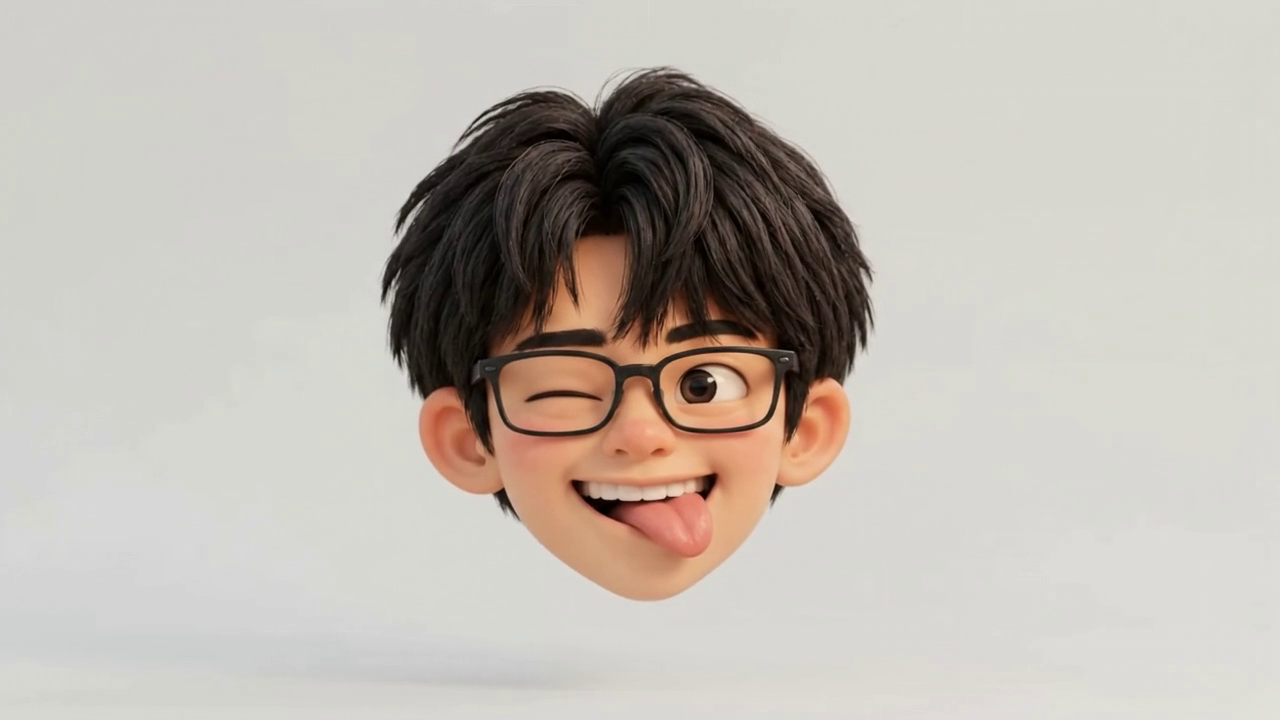
#> input picture frame 24 of final.mp4, 1280 x 720 px
$ python prepare_final.py
#> lines starting #> are read from the running program, lines starting #| are printed output that depends on the picture; after the words box and inside, x2 and y2 are one past the last pixel; in counts of white or black regions, pixels touching at a corner belong together
"""Prepare independent native-playback expression clips from portfolio/final.mp4.

The original stays untouched. Light studio backgrounds are estimated from the
side margins; black sources are supported too. Enclosed facial details stay solid.
"""
import hashlib
import json
import subprocess
from pathlib import Path

import cv2
import imageio_ffmpeg
import numpy as np
from PIL import Image

HERO = Path(__file__).resolve().parents[1]
SOURCE = HERO.parent.parent / 'final.mp4'
OUT = HERO / 'assets' / 'final'
SIZE = 640
BACKGROUND = 242
# Exclude the short neutral resets between expressions, so each held final
# frame still represents the requested expression (rather than the next one).
RANGES = {'center': (0, 39), 'left': (39, 77), 'down': (77, 125), 'right': (136, 183), 'up': (196, 240)}


def source_background(frame):
    # Reconstruct the light studio gradient from unobstructed side margins.
    if float(np.median(frame[:30, :80])) < 80:
        return np.zeros_like(frame, dtype=np.float32)
    width = frame.shape[1]
#> width = 1280
    left = np.median(frame[:, :80], axis=1)[:, None, :]
#> left = 720 rows, first 8: [203, 207, 209], [203, 207, 209], [203, 207, 209], [203, 207, 209], [203, 207, 209], [203, 207, 209], [203, 207, 209], [203, 207, 209]
    right = np.median(frame[:, -80:], axis=1)[:, None, :]
#> right = 720 rows, first 8: [208, 215, 216], [208, 215, 216], [208, 215, 216], [208, 215, 216], [208, 215, 216], [208, 215, 216], [208, 215, 216], [208, 215, 216]
    mix = np.linspace(0, 1, width, dtype=np.float32)[None, :, None]
    return left * (1 - mix) + right * mix
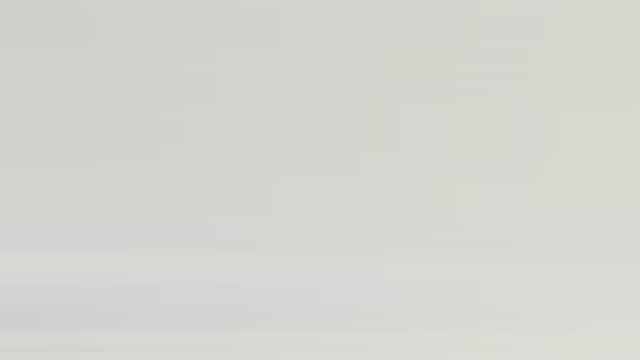
#> returned value: shape (720, 1280, 3) float64 (shown at 1/2 size); mean of channels 0, 1, 2 208.7, 213.4, 214.1; drawn as B, G, R


# [5 lines left out: function foreground_rgb, not called in this run]


def matte(frame):
    background = source_background(frame)
#> frame is the input picture: shape (720, 1280, 3); mean B, G, R 178.6, 185.8, 192.7
    difference = np.max(np.abs(frame.astype(np.float32) - background), axis=2)
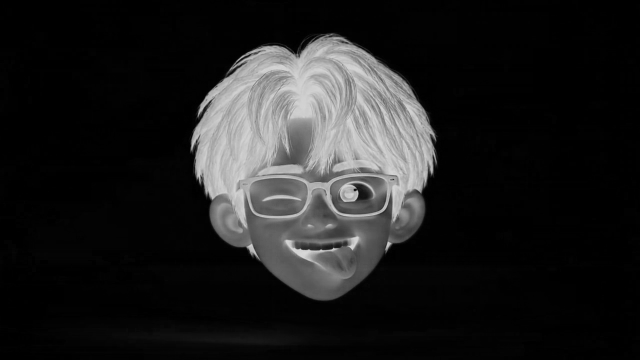
#> difference: shape (720, 1280) float64 (shown at 1/2 size); min 0, max 215.4, mean 31.3
    threshold = 28 if background.max() > 80 else 12
#> threshold = 28
    support = np.uint8(difference > threshold) * 255
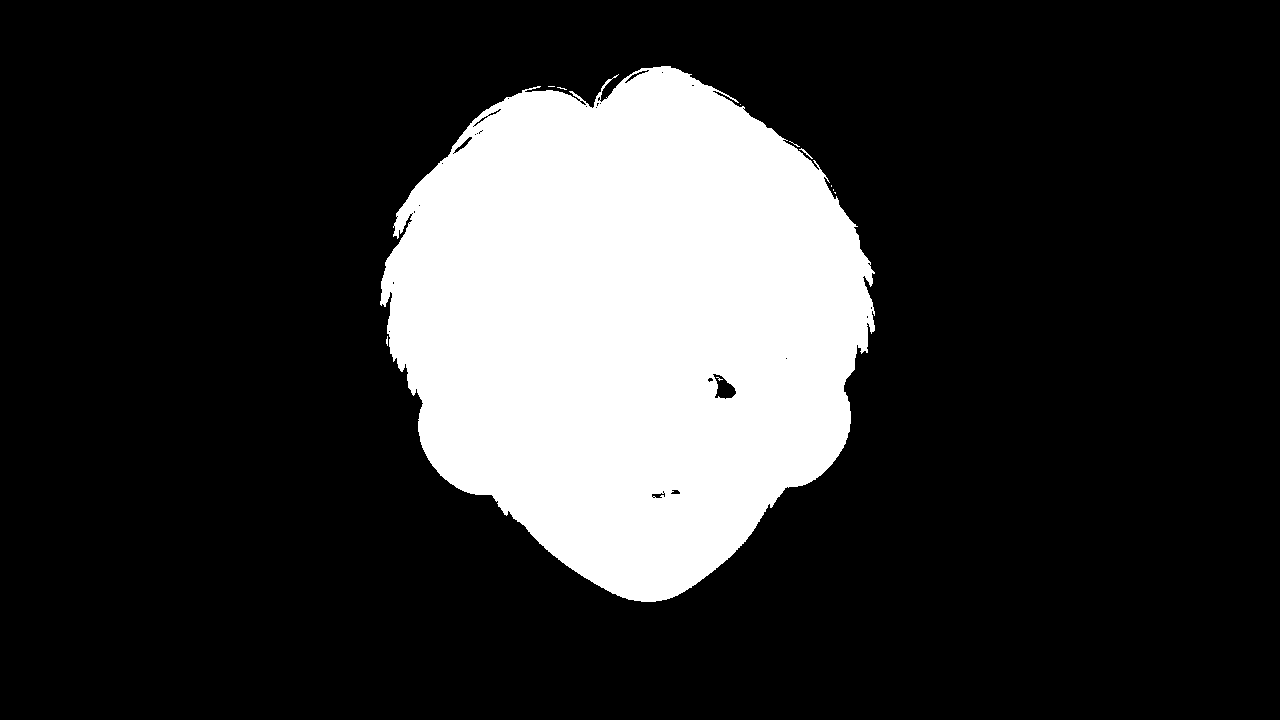
#> support: shape (720, 1280); 20.4% white; 11 white regions (9 under 20 px), largest, box (x1, y1, x2, y2) and area: (380, 66, 875, 602) 188282, (799, 148, 813, 159) 28
    support = cv2.morphologyEx(support, cv2.MORPH_CLOSE, np.ones((3, 3), np.uint8))
#> support: shape (720, 1280); 20.5% white; 4 white regions (3 under 20 px), largest, box (x1, y1, x2, y2) and area: (380, 66, 875, 602) 189036
    flood = support.copy()
    cv2.floodFill(flood, None, (0, 0), 255)
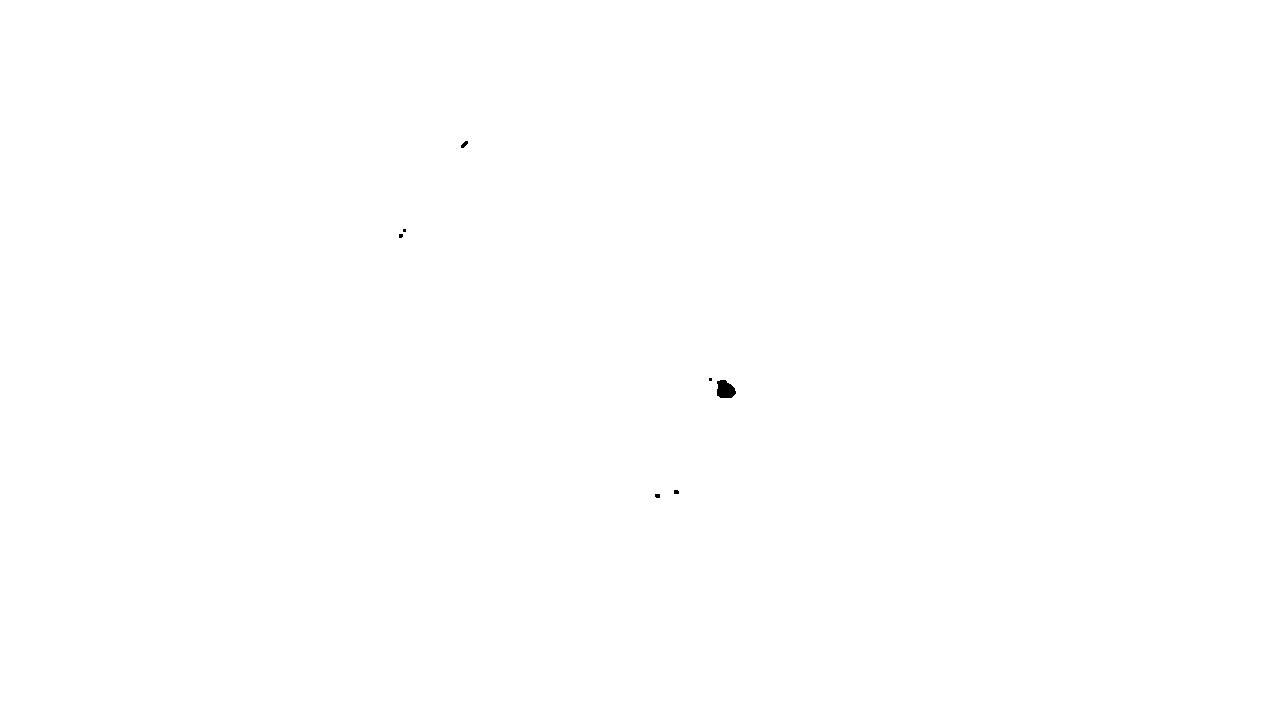
#> flood: shape (720, 1280); 100% white; 7 black regions (5 under 20 px), largest, box (x1, y1, x2, y2) and area: (717, 380, 736, 398) 267, (461, 141, 468, 148) 29
    support |= 255 - flood
#> support: shape (720, 1280); 20.6% white; 4 white regions (3 under 20 px), largest, box (x1, y1, x2, y2) and area: (380, 66, 875, 602) 189403
    alpha = cv2.GaussianBlur(support.astype(np.float32) / 255, (0, 0), .65)
    return np.clip((alpha - .02) / .96, 0, 1)
#> returned value: shape (720, 1280) float32


def frames():
    capture = cv2.VideoCapture(str(SOURCE))
    if not capture.isOpened():
        raise RuntimeError(f'Cannot read {SOURCE}')
    try:
        while True:
            ok, frame = capture.read()
            if not ok:
                break
            yield frame
    finally:
        capture.release()


def main():
    OUT.mkdir(parents=True, exist_ok=True)
    capture = cv2.VideoCapture(str(SOURCE))
    fps = capture.get(cv2.CAP_PROP_FPS)
    count = int(capture.get(cv2.CAP_PROP_FRAME_COUNT))
    capture.release()
    if abs(fps - 24) > .01 or count < 240:
        raise ValueError(f'Expected the inspected 24fps, 240-frame source; got {fps}, {count}')

    bounds = []
    for frame in frames():
        ys, xs = np.where(matte(frame) > .1)
        bounds.append((xs.min(), ys.min(), xs.max(), ys.max()))
#> pass 2 of the loop in main, `for frame in frames():`:
#> in source_background (call 2), `return left * (1 - mix) + right * mix`:
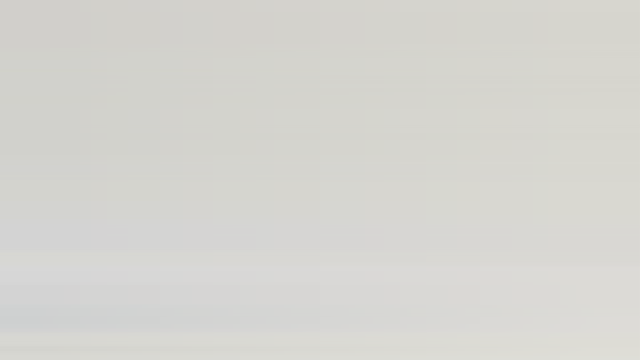
#> returned value: shape (720, 1280, 3) float64 (shown at 1/2 size); mean of channels 0, 1, 2 208.7, 213.4, 214.1; drawn as B, G, R
#> in matte (call 2), `cv2.floodFill(flood, None, (0, 0), 255)`:
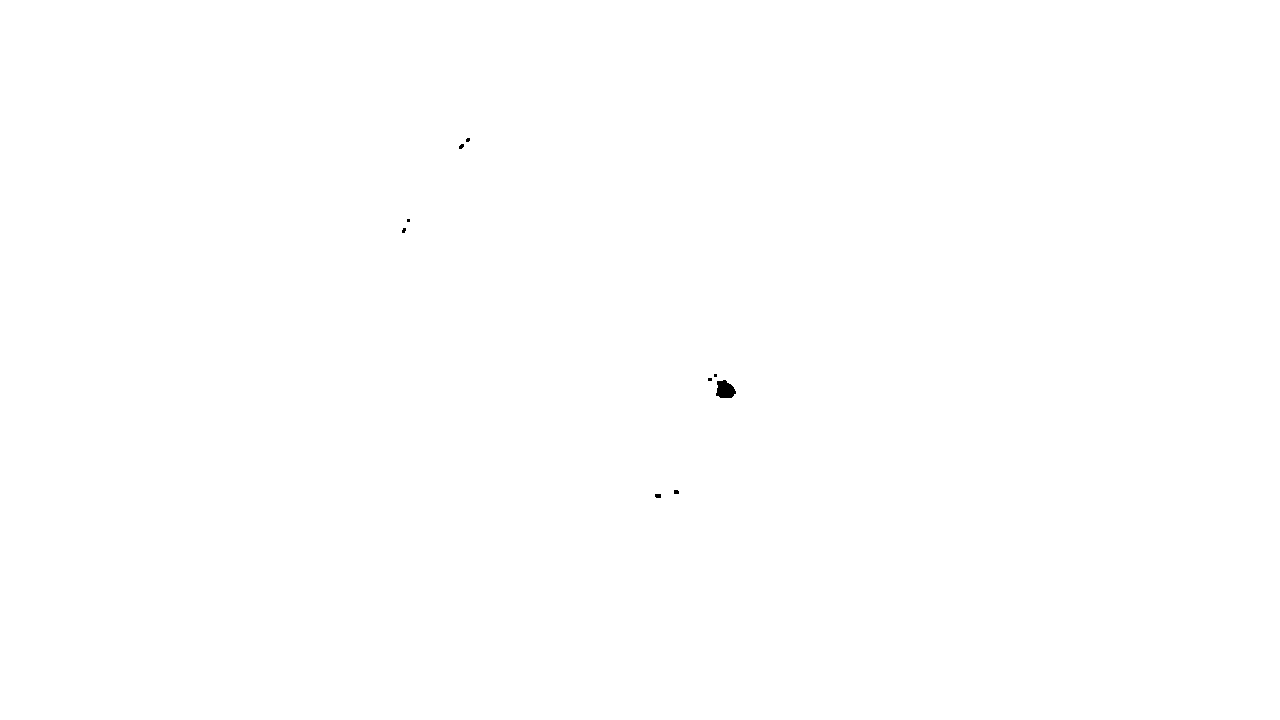
#> flood: shape (720, 1280); 100% white; 9 black regions (7 under 20 px), largest, box (x1, y1, x2, y2) and area: (716, 380, 736, 398) 267, (655, 494, 661, 498) 23
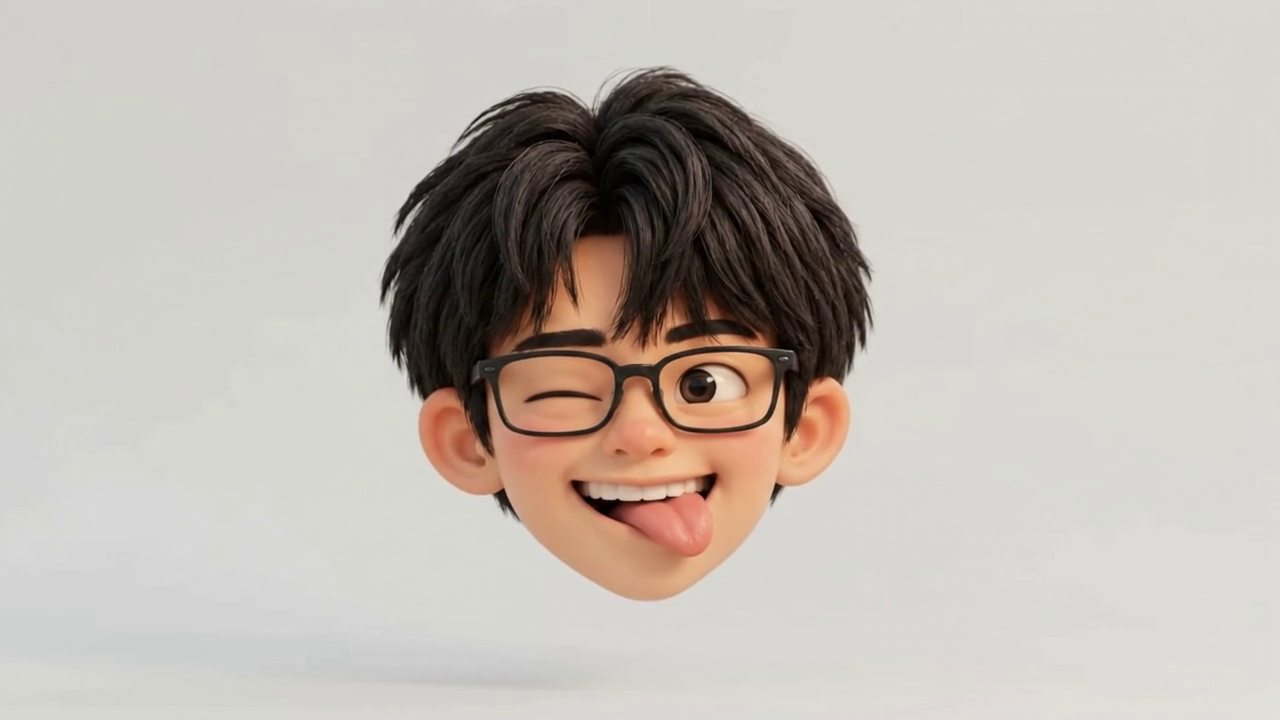
#> input picture frame 26 of final.mp4, 1280 x 720 px
#> pass 3 of the loop in main, `for frame in frames():`:
#> in source_background (call 3), `return left * (1 - mix) + right * mix`:
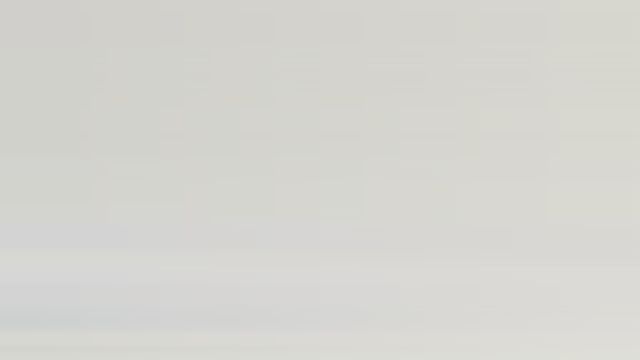
#> returned value: shape (720, 1280, 3) float64 (shown at 1/2 size); mean of channels 0, 1, 2 208.7, 213.4, 214.1; drawn as B, G, R
#> in matte, frame is the input picture: shape (720, 1280, 3); mean B, G, R 178.7, 185.9, 192.8
#> in matte (call 3), `cv2.floodFill(flood, None, (0, 0), 255)`:
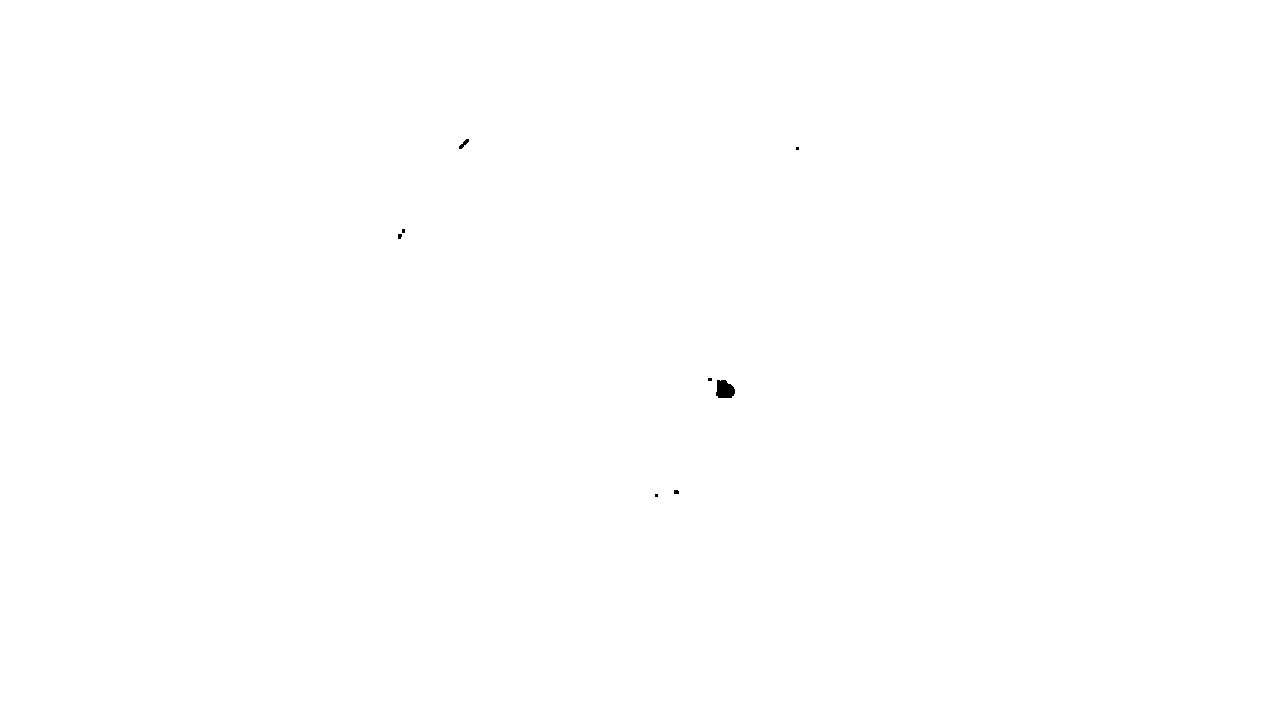
#> flood: shape (720, 1280); 100% white; 8 black regions (6 under 20 px), largest, box (x1, y1, x2, y2) and area: (716, 380, 735, 398) 274, (459, 139, 469, 149) 42
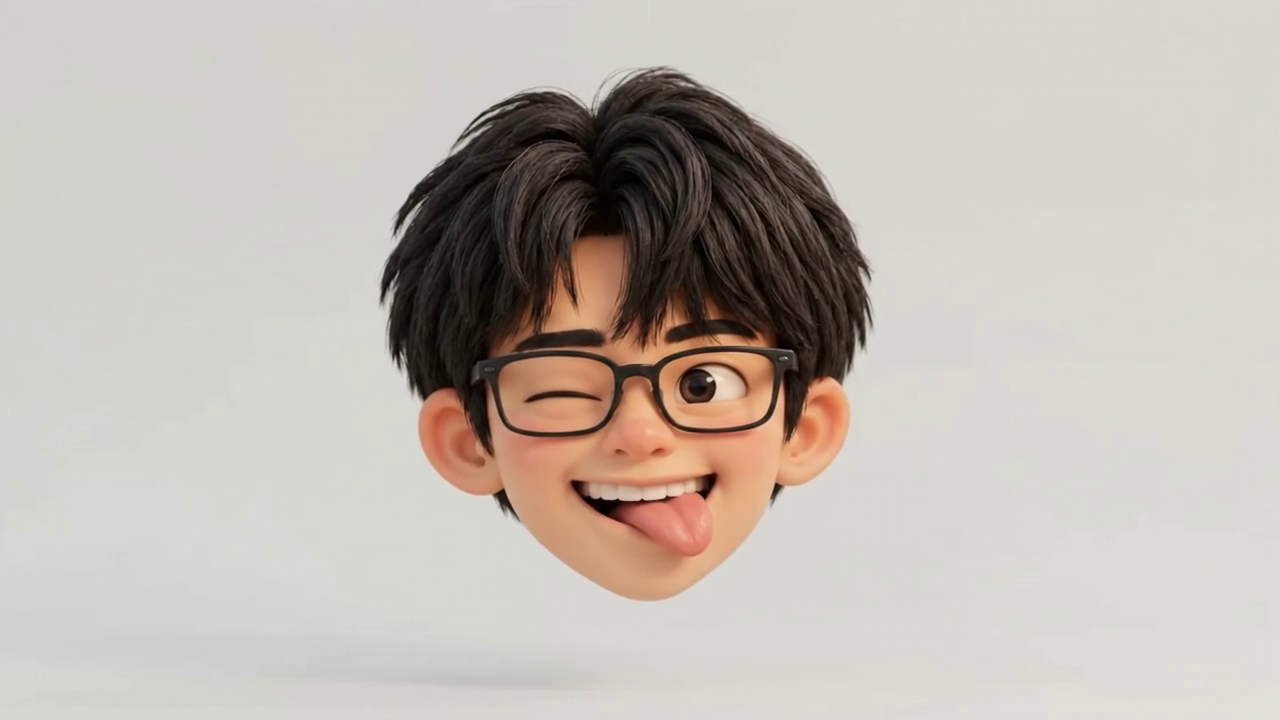
#> input picture frame 27 of final.mp4, 1280 x 720 px
#> the loop made 30 passes; the first 3 are shown
    x0, y0 = min(b[0] for b in bounds), min(b[1] for b in bounds)
    x1, y1 = max(b[2] for b in bounds), max(b[3] for b in bounds)
    side = max(x1 - x0, y1 - y0) + 64
    cx, cy = (x0 + x1) / 2, (y0 + y1) / 2
    scale = SIZE / side
    transform = np.array([[scale, 0, SIZE / 2 - cx * scale], [0, scale, SIZE / 2 - cy * scale]], np.float32)
    report = {'source': str(SOURCE), 'source_sha256': hashlib.sha256(SOURCE.read_bytes()).hexdigest(),
              'fps': fps, 'size': [SIZE, SIZE], 'source_bounds': [int(x0), int(y0), int(x1), int(y1)],
              'background': '#f2f2f2', 'clips': {}}
    encoder = None
    active = None
    last_rgba = None
    ffmpeg = imageio_ffmpeg.get_ffmpeg_exe()
    try:
        for index, frame in enumerate(frames()):
            key = next((key for key, (start, end) in RANGES.items() if start <= index < end), None)
            if key is None:
                continue
            if key != active:
                if encoder:
                    encoder.stdin.close()
                    if encoder.wait() != 0:
                        raise RuntimeError(f'Encoding failed for {active}')
                    Image.fromarray(last_rgba).save(OUT / f'{active}-end.webp', lossless=True)
                    print(f'Prepared {active}', flush=True)
                active = key
                command = [ffmpeg, '-hide_banner', '-loglevel', 'error', '-y', '-f', 'rawvideo', '-pix_fmt', 'rgb24',
                           '-s', f'{SIZE}x{SIZE}', '-r', str(fps), '-i', 'pipe:0', '-an', '-c:v', 'libx264',
                           '-preset', 'fast', '-crf', '17', '-pix_fmt', 'yuv420p', '-g', '12', '-keyint_min', '12',
                           '-sc_threshold', '0', '-movflags', '+faststart', str(OUT / f'{key}.mp4')]
                encoder = subprocess.Popen(command, stdin=subprocess.PIPE)
                start, end = RANGES[key]
                report['clips'][key] = {'start_frame': start, 'end_frame_exclusive': end, 'frames': end - start,
                                        'duration': (end - start) / fps, 'src': f'/hero/assets/final/{key}.mp4'}
            source_alpha = matte(frame)
            alpha = cv2.warpAffine(source_alpha, transform, (SIZE, SIZE), flags=cv2.INTER_LINEAR)
            rgb = foreground_rgb(frame, source_alpha)
            rgb = cv2.warpAffine(rgb, transform, (SIZE, SIZE), flags=cv2.INTER_LINEAR).astype(np.float32)
            rgb[alpha < 1 / 255] = 0
            composite = np.clip(rgb + BACKGROUND * (1 - alpha[:, :, None]), 0, 255).astype(np.uint8)
            encoder.stdin.write(composite.tobytes())
            foreground = np.divide(rgb, np.maximum(alpha[:, :, None], .001)).clip(0, 255).astype(np.uint8)
            last_rgba = np.dstack([foreground, (alpha * 255).astype(np.uint8)])
            if index == RANGES[key][0]:
                Image.fromarray(last_rgba).save(OUT / f'{key}-start.webp', lossless=True)
        if encoder:
            encoder.stdin.close()
            if encoder.wait() != 0:
                raise RuntimeError(f'Encoding failed for {active}')
            Image.fromarray(last_rgba).save(OUT / f'{active}-end.webp', lossless=True)
            print(f'Prepared {active}', flush=True)
    finally:
        if encoder and encoder.poll() is None:
            encoder.kill()
    (OUT / 'manifest.json').write_text(json.dumps(report, indent=2) + '\n', encoding='utf-8')
    print('Prepared all five clips; source unchanged.', flush=True)


if __name__ == '__main__':
    main()
